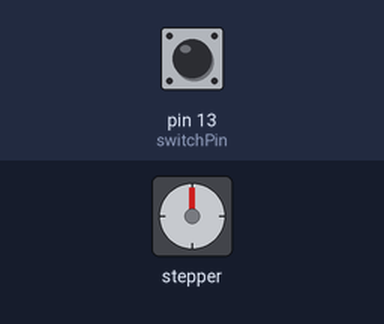
Simulated run of this sketch. Board: Arduino Uno, built with avr-gcc and run on an emulated ATmega328P. Shown: stepper motor. Wiring (inferred from the names in the program): stepper motor driver (200 steps per turn assumed): step pin 11; direction pin 10. The inputs (shaded band) are chosen by the test bench; at power-on: pin 13 (switchPin) HIGH.

Above: at 2.2 s.
2.3 s: pin 13 (switchPin) pulled LOW for 1 s
At 3.1 s:
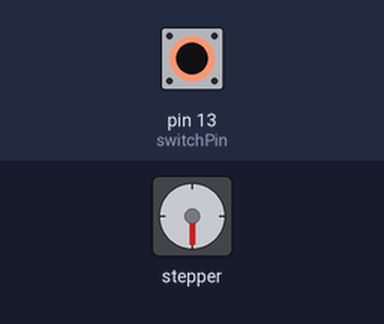
4.9 s: pin 13 (switchPin) pulled LOW for 3.2 s
At 8.17 s:
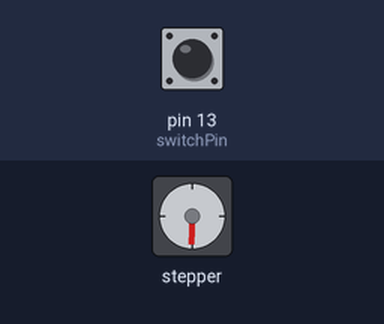
Timing chart, 0 to 9.8 s (numbered marks = the images above; inputs shaded):
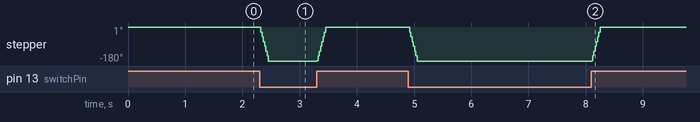

The sketch:

desk-lifter.ino
```cpp
// SETTINGS
const int stretch = 100;

// PINS
const int stepPin   = 11;
const int dirPin    = 10;
const int sleepPin  = 12;
const int switchPin = 13;

// STATE
bool sleeping = true;
int current_position = 0;

void setup() {
  pinMode(LED_BUILTIN, OUTPUT);
  pinMode(stepPin,     OUTPUT);
  pinMode(dirPin,      OUTPUT);
  pinMode(switchPin,   INPUT);
  pinMode(sleepPin,    OUTPUT);

  digitalWrite(sleepPin, LOW);

  delay(1000);

  if (getSwitch() == HIGH) {
    current_position = stretch/2;
  } else {
    current_position = -(stretch/2);
  }
}

void loop() {
  // Determine position based on switch
  int desired_position;
  if (getSwitch() == HIGH) {
    desired_position = stretch/2;
  } else {
    desired_position = -(stretch/2);
  }

  // If we aren't where we want to be...
  if (desired_position != current_position) {
    digitalWrite(LED_BUILTIN, HIGH); // light on

    if (sleeping) {
      sleeping = false;
      digitalWrite(sleepPin, HIGH);
      // "When emerging from Sleep mode provide a delay of 1 ms before issuing a Step command"
      delay(2);
    }

    // ... Issue one step in the correct direction
    if (desired_position > current_position) {
      // go up
      digitalWrite(dirPin, HIGH);
      current_position++;
    } else if (desired_position < current_position) {
      // go down
      digitalWrite(dirPin, LOW);
      current_position--;
    }

    digitalWrite(stepPin, HIGH);
    delayMicroseconds(500);
    digitalWrite(stepPin, LOW);
    delayMicroseconds(500);
  } else {
    digitalWrite(LED_BUILTIN, LOW);  // light off
    digitalWrite(sleepPin, LOW); // Sleep.
    sleeping = true;
  }

  delayMicroseconds(500);
}

int getSwitch() {
  return digitalRead(switchPin);
}
```

Measured:
- after the input at 2.3 s, stepper: turns 180° counter-clockwise in 0.15 s, then 180° clockwise in 0.15 s
- after the input at 4.9 s, stepper: turns 180° counter-clockwise in 0.15 s, then 180° clockwise in 0.15 s
